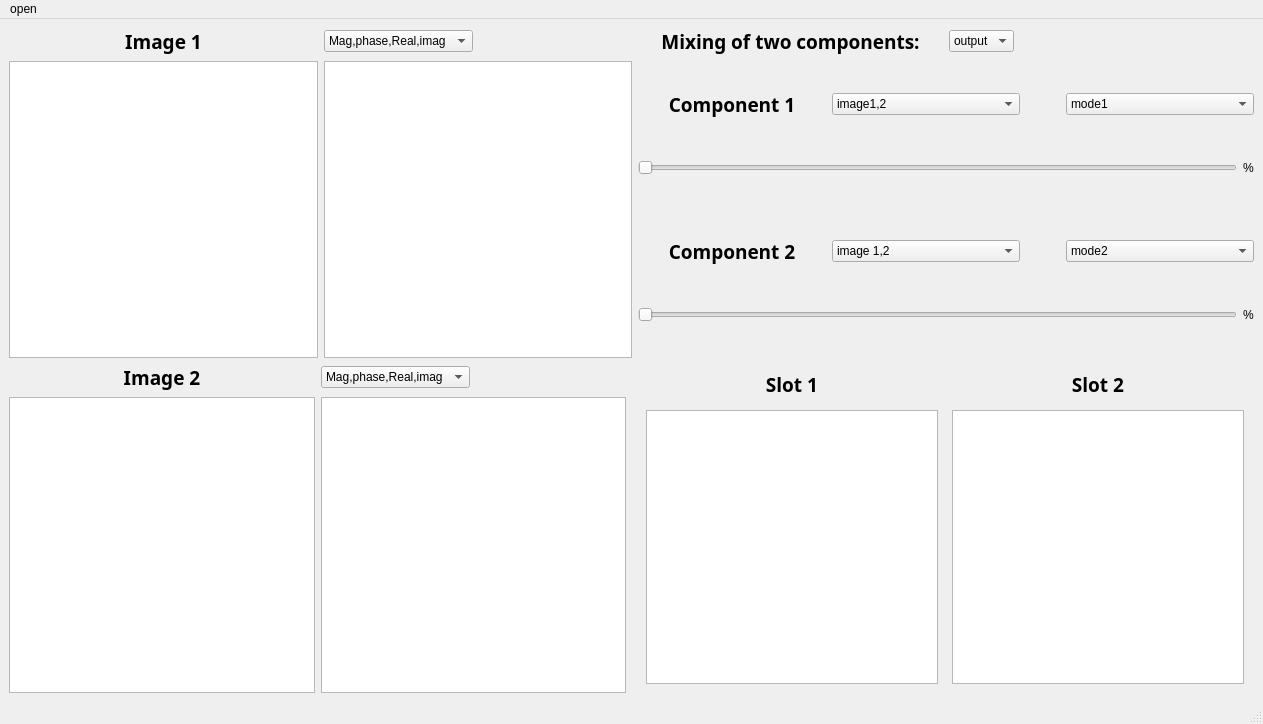
<?xml version="1.0" encoding="UTF-8"?>
<ui version="4.0">
 <class>MainWindow</class>
 <widget class="QMainWindow" name="MainWindow">
  <property name="geometry">
   <rect>
    <x>0</x>
    <y>0</y>
    <width>1263</width>
    <height>724</height>
   </rect>
  </property>
  <property name="windowTitle">
   <string>MainWindow</string>
  </property>
  <widget class="QWidget" name="centralwidget">
   <layout class="QGridLayout" name="gridLayout_5">
    <item row="0" column="2">
     <layout class="QGridLayout" name="gridLayout_4">
      <item row="3" column="0">
       <layout class="QHBoxLayout" name="horizontalLayout_2">
        <item>
         <widget class="QSlider" name="slider1">
          <property name="orientation">
           <enum>Qt::Horizontal</enum>
          </property>
         </widget>
        </item>
        <item>
         <widget class="QLabel" name="label_9">
          <property name="text">
           <string>%</string>
          </property>
         </widget>
        </item>
       </layout>
      </item>
      <item row="6" column="0">
       <layout class="QHBoxLayout" name="horizontalLayout">
        <item>
         <widget class="QLabel" name="label_15">
          <property name="sizePolicy">
           <sizepolicy hsizetype="Preferred" vsizetype="Fixed">
            <horstretch>0</horstretch>
            <verstretch>0</verstretch>
           </sizepolicy>
          </property>
          <property name="font">
           <font>
            <family>Rockwell Nova Cond</family>
            <pointsize>14</pointsize>
            <bold>true</bold>
           </font>
          </property>
          <property name="text">
           <string>Component 2</string>
          </property>
          <property name="alignment">
           <set>Qt::AlignCenter</set>
          </property>
         </widget>
        </item>
        <item>
         <widget class="QComboBox" name="comboBox6">
          <item>
           <property name="text">
            <string>image 1,2</string>
           </property>
          </item>
          <item>
           <property name="text">
            <string>image1</string>
           </property>
          </item>
          <item>
           <property name="text">
            <string>image2</string>
           </property>
          </item>
         </widget>
        </item>
        <item>
         <spacer name="horizontalSpacer_2">
          <property name="orientation">
           <enum>Qt::Horizontal</enum>
          </property>
          <property name="sizeType">
           <enum>QSizePolicy::Fixed</enum>
          </property>
          <property name="sizeHint" stdset="0">
           <size>
            <width>40</width>
            <height>20</height>
           </size>
          </property>
         </spacer>
        </item>
        <item>
         <widget class="QComboBox" name="comboBox7">
          <item>
           <property name="text">
            <string>mode2</string>
           </property>
          </item>
          <item>
           <property name="text">
            <string>magnitude</string>
           </property>
          </item>
          <item>
           <property name="text">
            <string>phase</string>
           </property>
          </item>
          <item>
           <property name="text">
            <string>real</string>
           </property>
          </item>
          <item>
           <property name="text">
            <string>imaginary</string>
           </property>
          </item>
          <item>
           <property name="text">
            <string>uniform magnitude</string>
           </property>
          </item>
          <item>
           <property name="text">
            <string>uniform phase</string>
           </property>
          </item>
         </widget>
        </item>
       </layout>
      </item>
      <item row="7" column="0">
       <layout class="QHBoxLayout" name="horizontalLayout_5">
        <item>
         <widget class="QSlider" name="slider2">
          <property name="orientation">
           <enum>Qt::Horizontal</enum>
          </property>
         </widget>
        </item>
        <item>
         <widget class="QLabel" name="label_8">
          <property name="text">
           <string>%</string>
          </property>
         </widget>
        </item>
       </layout>
      </item>
      <item row="2" column="0">
       <layout class="QHBoxLayout" name="horizontalLayout_4">
        <item>
         <widget class="QLabel" name="label_16">
          <property name="sizePolicy">
           <sizepolicy hsizetype="Preferred" vsizetype="Fixed">
            <horstretch>0</horstretch>
            <verstretch>0</verstretch>
           </sizepolicy>
          </property>
          <property name="font">
           <font>
            <family>Rockwell Nova Cond</family>
            <pointsize>14</pointsize>
            <bold>true</bold>
           </font>
          </property>
          <property name="text">
           <string>Component 1</string>
          </property>
          <property name="alignment">
           <set>Qt::AlignCenter</set>
          </property>
         </widget>
        </item>
        <item>
         <widget class="QComboBox" name="comboBox4">
          <item>
           <property name="text">
            <string>image1,2</string>
           </property>
          </item>
          <item>
           <property name="text">
            <string>image1</string>
           </property>
          </item>
          <item>
           <property name="text">
            <string>image2</string>
           </property>
          </item>
         </widget>
        </item>
        <item>
         <spacer name="horizontalSpacer">
          <property name="orientation">
           <enum>Qt::Horizontal</enum>
          </property>
          <property name="sizeType">
           <enum>QSizePolicy::Fixed</enum>
          </property>
          <property name="sizeHint" stdset="0">
           <size>
            <width>40</width>
            <height>20</height>
           </size>
          </property>
         </spacer>
        </item>
        <item>
         <widget class="QComboBox" name="comboBox5">
          <item>
           <property name="text">
            <string>mode1</string>
           </property>
          </item>
          <item>
           <property name="text">
            <string>magnitude</string>
           </property>
          </item>
          <item>
           <property name="text">
            <string>phase</string>
           </property>
          </item>
          <item>
           <property name="text">
            <string>real</string>
           </property>
          </item>
          <item>
           <property name="text">
            <string>imaginary</string>
           </property>
          </item>
          <item>
           <property name="text">
            <string>uniform magnitude</string>
           </property>
          </item>
          <item>
           <property name="text">
            <string>uniform phase</string>
           </property>
          </item>
         </widget>
        </item>
       </layout>
      </item>
      <item row="0" column="0">
       <layout class="QHBoxLayout" name="horizontalLayout_3">
        <item>
         <widget class="QLabel" name="label_17">
          <property name="sizePolicy">
           <sizepolicy hsizetype="Preferred" vsizetype="Fixed">
            <horstretch>0</horstretch>
            <verstretch>0</verstretch>
           </sizepolicy>
          </property>
          <property name="minimumSize">
           <size>
            <width>262</width>
            <height>0</height>
           </size>
          </property>
          <property name="font">
           <font>
            <family>Rockwell Nova Cond</family>
            <pointsize>14</pointsize>
            <bold>true</bold>
           </font>
          </property>
          <property name="text">
           <string>Mixing of two components:</string>
          </property>
          <property name="alignment">
           <set>Qt::AlignCenter</set>
          </property>
         </widget>
        </item>
        <item alignment="Qt::AlignLeft">
         <widget class="QComboBox" name="comboBox3">
          <item>
           <property name="text">
            <string>output</string>
           </property>
          </item>
          <item>
           <property name="text">
            <string>Slot 1</string>
           </property>
          </item>
          <item>
           <property name="text">
            <string>Slot 2</string>
           </property>
          </item>
         </widget>
        </item>
       </layout>
      </item>
      <item row="1" column="0">
       <spacer name="verticalSpacer">
        <property name="orientation">
         <enum>Qt::Vertical</enum>
        </property>
        <property name="sizeType">
         <enum>QSizePolicy::Fixed</enum>
        </property>
        <property name="sizeHint" stdset="0">
         <size>
          <width>20</width>
          <height>30</height>
         </size>
        </property>
       </spacer>
      </item>
      <item row="4" column="0">
       <spacer name="verticalSpacer_2">
        <property name="orientation">
         <enum>Qt::Vertical</enum>
        </property>
        <property name="sizeType">
         <enum>QSizePolicy::Fixed</enum>
        </property>
        <property name="sizeHint" stdset="0">
         <size>
          <width>20</width>
          <height>20</height>
         </size>
        </property>
       </spacer>
      </item>
     </layout>
    </item>
    <item row="0" column="0" colspan="2">
     <layout class="QGridLayout" name="gridLayout">
      <item row="0" column="0">
       <widget class="QLabel" name="label">
        <property name="sizePolicy">
         <sizepolicy hsizetype="Preferred" vsizetype="Fixed">
          <horstretch>0</horstretch>
          <verstretch>0</verstretch>
         </sizepolicy>
        </property>
        <property name="font">
         <font>
          <family>Rockwell Nova Cond</family>
          <pointsize>14</pointsize>
          <bold>true</bold>
         </font>
        </property>
        <property name="text">
         <string>Image 1</string>
        </property>
        <property name="alignment">
         <set>Qt::AlignCenter</set>
        </property>
       </widget>
      </item>
      <item row="0" column="1" alignment="Qt::AlignLeft">
       <widget class="QComboBox" name="comboBox1">
        <item>
         <property name="text">
          <string>Mag,phase,Real,imag</string>
         </property>
        </item>
        <item>
         <property name="text">
          <string>magnitude</string>
         </property>
        </item>
        <item>
         <property name="text">
          <string>phase</string>
         </property>
        </item>
        <item>
         <property name="text">
          <string>real</string>
         </property>
        </item>
        <item>
         <property name="text">
          <string>imaginary</string>
         </property>
        </item>
       </widget>
      </item>
      <item row="1" column="0">
       <widget class="ImageView" name="image1">
        <property name="sizePolicy">
         <sizepolicy hsizetype="Expanding" vsizetype="Expanding">
          <horstretch>0</horstretch>
          <verstretch>0</verstretch>
         </sizepolicy>
        </property>
        <property name="minimumSize">
         <size>
          <width>0</width>
          <height>0</height>
         </size>
        </property>
       </widget>
      </item>
      <item row="1" column="1">
       <widget class="ImageView" name="updated1">
        <property name="sizePolicy">
         <sizepolicy hsizetype="Expanding" vsizetype="Expanding">
          <horstretch>0</horstretch>
          <verstretch>0</verstretch>
         </sizepolicy>
        </property>
        <property name="minimumSize">
         <size>
          <width>0</width>
          <height>0</height>
         </size>
        </property>
       </widget>
      </item>
     </layout>
    </item>
    <item row="1" column="0">
     <layout class="QGridLayout" name="gridLayout_2">
      <item row="0" column="0">
       <widget class="QLabel" name="label_2">
        <property name="sizePolicy">
         <sizepolicy hsizetype="Preferred" vsizetype="Fixed">
          <horstretch>0</horstretch>
          <verstretch>0</verstretch>
         </sizepolicy>
        </property>
        <property name="font">
         <font>
          <family>Rockwell Nova Cond</family>
          <pointsize>14</pointsize>
          <bold>true</bold>
         </font>
        </property>
        <property name="text">
         <string>Image 2</string>
        </property>
        <property name="alignment">
         <set>Qt::AlignCenter</set>
        </property>
       </widget>
      </item>
      <item row="0" column="1" alignment="Qt::AlignLeft">
       <widget class="QComboBox" name="comboBox2">
        <item>
         <property name="text">
          <string>Mag,phase,Real,imag</string>
         </property>
        </item>
        <item>
         <property name="text">
          <string>magnitude</string>
         </property>
        </item>
        <item>
         <property name="text">
          <string>phase</string>
         </property>
        </item>
        <item>
         <property name="text">
          <string>real</string>
         </property>
        </item>
        <item>
         <property name="text">
          <string>imaginary</string>
         </property>
        </item>
       </widget>
      </item>
      <item row="1" column="0">
       <widget class="ImageView" name="image2">
        <property name="sizePolicy">
         <sizepolicy hsizetype="Expanding" vsizetype="Expanding">
          <horstretch>0</horstretch>
          <verstretch>0</verstretch>
         </sizepolicy>
        </property>
        <property name="minimumSize">
         <size>
          <width>0</width>
          <height>0</height>
         </size>
        </property>
       </widget>
      </item>
      <item row="1" column="1">
       <widget class="ImageView" name="updated2">
        <property name="sizePolicy">
         <sizepolicy hsizetype="Expanding" vsizetype="Expanding">
          <horstretch>0</horstretch>
          <verstretch>0</verstretch>
         </sizepolicy>
        </property>
        <property name="minimumSize">
         <size>
          <width>0</width>
          <height>0</height>
         </size>
        </property>
       </widget>
      </item>
     </layout>
    </item>
    <item row="1" column="2">
     <layout class="QGridLayout" name="gridLayout_3">
      <item row="0" column="0">
       <widget class="QLabel" name="label_13">
        <property name="sizePolicy">
         <sizepolicy hsizetype="Preferred" vsizetype="Fixed">
          <horstretch>0</horstretch>
          <verstretch>0</verstretch>
         </sizepolicy>
        </property>
        <property name="maximumSize">
         <size>
          <width>292</width>
          <height>26</height>
         </size>
        </property>
        <property name="font">
         <font>
          <family>Rockwell Nova Cond</family>
          <pointsize>14</pointsize>
          <bold>true</bold>
         </font>
        </property>
        <property name="text">
         <string>Slot 1</string>
        </property>
        <property name="alignment">
         <set>Qt::AlignCenter</set>
        </property>
       </widget>
      </item>
      <item row="0" column="1">
       <widget class="QLabel" name="label_14">
        <property name="sizePolicy">
         <sizepolicy hsizetype="Preferred" vsizetype="Fixed">
          <horstretch>0</horstretch>
          <verstretch>0</verstretch>
         </sizepolicy>
        </property>
        <property name="maximumSize">
         <size>
          <width>292</width>
          <height>26</height>
         </size>
        </property>
        <property name="font">
         <font>
          <family>Rockwell Nova Cond</family>
          <pointsize>14</pointsize>
          <bold>true</bold>
         </font>
        </property>
        <property name="text">
         <string>Slot 2</string>
        </property>
        <property name="alignment">
         <set>Qt::AlignCenter</set>
        </property>
       </widget>
      </item>
      <item row="1" column="1">
       <widget class="ImageView" name="output2">
        <property name="sizePolicy">
         <sizepolicy hsizetype="Expanding" vsizetype="Expanding">
          <horstretch>0</horstretch>
          <verstretch>0</verstretch>
         </sizepolicy>
        </property>
        <property name="minimumSize">
         <size>
          <width>0</width>
          <height>0</height>
         </size>
        </property>
        <property name="maximumSize">
         <size>
          <width>292</width>
          <height>274</height>
         </size>
        </property>
       </widget>
      </item>
      <item row="1" column="0">
       <widget class="ImageView" name="output1">
        <property name="sizePolicy">
         <sizepolicy hsizetype="Expanding" vsizetype="Expanding">
          <horstretch>0</horstretch>
          <verstretch>0</verstretch>
         </sizepolicy>
        </property>
        <property name="minimumSize">
         <size>
          <width>0</width>
          <height>0</height>
         </size>
        </property>
        <property name="maximumSize">
         <size>
          <width>292</width>
          <height>274</height>
         </size>
        </property>
       </widget>
      </item>
     </layout>
    </item>
   </layout>
  </widget>
  <widget class="QMenuBar" name="menubar">
   <property name="geometry">
    <rect>
     <x>0</x>
     <y>0</y>
     <width>1263</width>
     <height>25</height>
    </rect>
   </property>
   <widget class="QMenu" name="menuopen">
    <property name="title">
     <string>open</string>
    </property>
    <addaction name="actionimage1"/>
    <addaction name="actionimage2"/>
   </widget>
   <addaction name="menuopen"/>
  </widget>
  <widget class="QStatusBar" name="statusbar"/>
  <action name="actionimage1">
   <property name="text">
    <string>image 1</string>
   </property>
  </action>
  <action name="actionimage2">
   <property name="text">
    <string>image2</string>
   </property>
  </action>
 </widget>
 <customwidgets>
  <customwidget>
   <class>ImageView</class>
   <extends>QGraphicsView</extends>
   <header location="global">pyqtgraph</header>
   <container>1</container>
  </customwidget>
 </customwidgets>
 <resources/>
 <connections/>
</ui>
